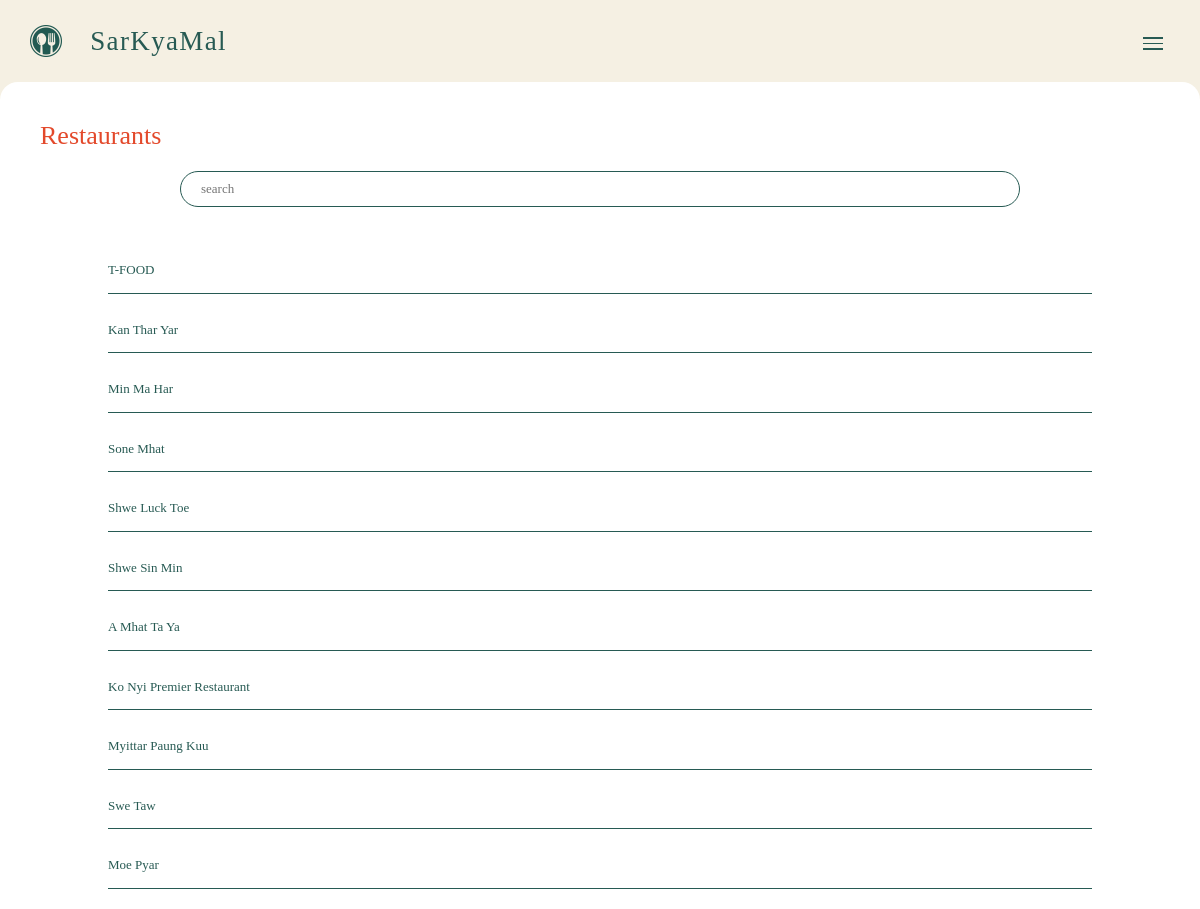
Screenshot of /sarkyamal/restaurants.php with the database file from the repository.
### tables this page shows
CREATE TABLE `restaurants` (
  `restaurant_id` varchar(10) NOT NULL,
  `restaurant_name` varchar(255) NOT NULL,
  `contact_ph` varchar(20) NOT NULL,
  `location` varchar(11) NOT NULL
);

### sarkyamal/restaurants.php (the view, shortened to what this page needs)
<?php
   include('config/connect.php');
   if(isset($_POST['keyword'])) {
      $keyword=$_POST['keyword'];
      $select=mysqli_query($conn, "SELECT * FROM restaurants WHERE restaurant_name LIKE '%$keyword%' ");
   } else {
      $select=mysqli_query($conn, "SELECT * FROM restaurants");
   }
   $count=mysqli_num_rows($select);
?>
<!DOCTYPE html>
<html lang="en">
<head>
</head>
<body>
   <?php
      include('nav.php');
      include('cart.php');
   ?>
   <section id="body">
      <div id="page-title">
         <h2>Restaurants</h2>
      </div>
      <div class="search-bar">
         <form name="search" action="restaurants.php" method="post">
            <input type="text" placeholder="search" name="keyword">
         </form>
      </div>
      <div class="content">
         <?php for ($i=0; $i < $count; $i++) : $data=mysqli_fetch_array($select); ?>
         <ul class="list">
            <li><a href="restaurant.php?rid=<?php echo $data['restaurant_id'];?>"><?php echo $data['restaurant_name'];?></a></li>
         </ul>
         <?php endfor; ?>
      </div>
   </section>
</body>
</html>

### sarkyamal/config/style.css (style rules this page uses)
body, html { padding: 0; margin: 0; overflow-x: hidden; max-width: 100%; font-family: 'Proxima Nova Regular'; font-size: 13px; background: #ffffff; color: #275A53; }
a { text-decoration: underline; color: #275A53; font-weight: bold; }
#body { position: absolute; top: 120px; width: 100%; margin-bottom: 30px; }
#page-title { margin: 0px 40px 20px; color: #e3492b; }
.content { width: 82%; margin: 20px auto; }
input { border: 1px solid #275A53; width: 260px; height: 36px; border-radius: 18px; display: block; margin-bottom: 20px; padding: 0px 20px; }
.search-bar { width: 100%; text-align: center; }
.search-bar form input[type=text] { display: inline-block; width: 70%; }
.list { list-style-type: none; padding: 13px 0; border-bottom: 1px solid #275A53; }
.list a { text-decoration: none; color: #275A53; font-weight: normal; }

### rows the page displays
restaurants: restaurant_name "T-FOOD"
restaurants: restaurant_name "Kan Thar Yar"
restaurants: restaurant_name "Min Ma Har"
restaurants: restaurant_name "Sone Mhat"
restaurants: restaurant_name "Shwe Luck Toe"
restaurants: restaurant_name "Shwe Sin Min"
restaurants: restaurant_name "A Mhat Ta Ya"
restaurants: restaurant_name "Ko Nyi Premier Restaurant"
restaurants: restaurant_name "Myittar Paung Kuu"
restaurants: restaurant_name "Swe Taw"
restaurants: restaurant_name "Moe Pyar"
